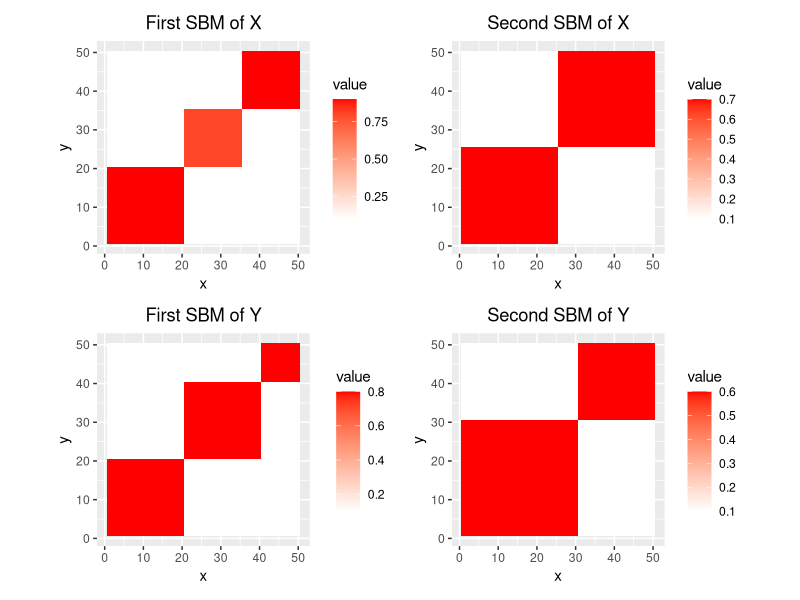

R code for this plot: (Note: this script raises an error after producing the figure.)
## ---- chunk 1
knitr::opts_chunk$set(warning = FALSE, message = FALSE) 
## ---- chunk 2
library(ggplot2)
library(cowplot)
library(patchwork)
library(pracma)
library(reshape)
## ---- chunk 3
# connection probability, easy case
# B_x2 = matrix(c(0.6, 0.01, 0.01, 0.01, 0.6, 0.01, 0.01, 0.01, 0.6), nrow = 3, ncol = 3, byrow = T)
# B_x1 = matrix(c(0.9, 0.01, 0.01, 0.01, 0.01, 0.9, 0.01, 0.01, 0.01, 0.01, 0.9, 0.01, 0.01, 0.01, 0.01, 0.9), nrow = 4, ncol = 4, byrow = T)
# B_x2 = matrix(c(0.5, 0.05, 0.05, 0.05, 0.5, 0.05, 0.05, 0.05, 0.5), nrow = 3, ncol = 3, byrow = T)
B_x2 = matrix(c(0.7, 0.1, 0.1, 0.7), nrow = 2, ncol = 2, byrow = T)
B_x1 = matrix(c(0.9, 0.1, 0.1, 0.1, 0.8, 0.1, 0.1, 0.1, 0.9), nrow = 3, ncol = 3, byrow = T)
B_y2 = matrix(c(0.6, 0.1, 0.1, 0.6), nrow = 2, ncol = 2, byrow = T)
B_y1 = matrix(c(0.8, 0.1, 0.1, 0.1, 0.8, 0.1, 0.1, 0.1, 0.8), nrow = 3, ncol = 3, byrow = T)

# medium, rank = (3, 2)
p = 50
q = 50
N = 200
r1 = c(3, 2)
r = c(3, 2)
theta_x1 = matrix(0, nrow = p, ncol = r1[1])
theta_x2 = matrix(0, nrow = p, ncol = r1[2])
theta_y1 = matrix(0, nrow = q, ncol = r[1])
theta_y2 = matrix(0, nrow = q, ncol = r[2])

set.seed(10)
clu_x1 = c(rep(1, 0.4*p), rep(2, 0.3*p), rep(3, 0.3*p))
clu_x2 = c(rep(1, 0.5*p), rep(2, 0.5*p))
clu_y1 = c(rep(1, 0.4*q), rep(2, 0.4*q), rep(3, 0.2*q))
clu_y2 = c(rep(1, 0.6*q), rep(2, 0.4*q))

for (i in 1:p){
  theta_x1[i, clu_x1[i]] = 1
  theta_x2[i, clu_x2[i]] = 1
}
for (i in 1:q){
  theta_y1[i, clu_y1[i]] = 1
  theta_y2[i, clu_y2[i]] = 1
}

# first layer of X
px1 = theta_x1%*%B_x1%*%t(theta_x1)
svd_x1 = svd(px1)
D_x1 = diag(svd_x1$d[1:3])
p_x1 = svd_x1$u[, 1:3]%*%D_x1%*%t(svd_x1$u[, 1:3])

colnames(p_x1) <- paste(1:p)
rownames(p_x1) <- paste(1:p)
df_x1 <- melt(p_x1)
colnames(df_x1) <- c("x", "y", "value")
plot_p_x1 = ggplot(df_x1, aes(x = x, y = y, fill = value)) + geom_tile() + scale_fill_gradient(low = "white", high = "red") + coord_fixed() + ggtitle("First SBM of X") + theme(plot.title = element_text(hjust = 0.5))

# second layer of X
px2 = theta_x2%*%B_x2%*%t(theta_x2)
svd_x2 = svd(px2)
D_x2 = diag(svd_x2$d[1:2])
p_x2 = svd_x2$u[, 1:2]%*%D_x2%*%t(svd_x2$u[, 1:2])

colnames(p_x2) <- paste(1:p)
rownames(p_x2) <- paste(1:p)
df_x2 <- melt(p_x2)
colnames(df_x2) <- c("x", "y", "value")
plot_p_x2 = ggplot(df_x2, aes(x = x, y = y, fill = value)) + geom_tile() + scale_fill_gradient(low = "white", high = "red") + coord_fixed() + ggtitle("Second SBM of X") + theme(plot.title = element_text(hjust = 0.5))

# first layer of Y
py1 = theta_y1%*%B_y1%*%t(theta_y1) #- diag(diag(theta_y1%*%B_y1%*%t(theta_y1)))
svd_y1 = svd(py1)
D_y1 = diag(svd_y1$d[1:3])
p_y1 = svd_y1$u[, 1:3]%*%D_y1%*%t(svd_y1$u[, 1:3])

colnames(p_y1) <- paste(1:q)
rownames(p_y1) <- paste(1:q)
df_y1 <- melt(p_y1)
colnames(df_y1) <- c("x", "y", "value")
plot_p_y1 = ggplot(df_y1, aes(x = x, y = y, fill = value)) + geom_tile() + scale_fill_gradient(low = "white", high = "red") + coord_fixed() + ggtitle("First SBM of Y") + theme(plot.title = element_text(hjust = 0.5))

# second layer of Y
py2 = theta_y2%*%B_y2%*%t(theta_y2) #- diag(diag(theta_y2%*%B_y2%*%t(theta_y2)))
svd_y2 = svd(py2)
D_y2 = diag(svd_y2$d[1:2])
p_y2 = svd_y2$u[, 1:2]%*%D_y2%*%t(svd_y2$u[, 1:2])

colnames(p_y2) <- paste(1:q)
rownames(p_y2) <- paste(1:q)
df_y2 <- melt(p_y2)
colnames(df_y2) <- c("x", "y", "value")
plot_p_y2 = ggplot(df_y2, aes(x = x, y = y, fill = value)) + geom_tile() + scale_fill_gradient(low = "white", high = "red") + coord_fixed() + ggtitle("Second SBM of Y") + theme(plot.title = element_text(hjust = 0.5))

plot_p_x1 + plot_p_x2 + plot_p_y1 + plot_p_y2

# export the parameter matrix
write.csv(px1, "/Users/jiamingliu/Desktop/section 4/network_data/case1/px1.csv")
write.csv(px2, "/Users/jiamingliu/Desktop/section 4/network_data/case1/px2.csv")
write.csv(py1, "/Users/jiamingliu/Desktop/section 4/network_data/case1/py1.csv")
write.csv(py2, "/Users/jiamingliu/Desktop/section 4/network_data/case1/py2.csv")


# r_1 = qr(svd_x1$u[, 1:3])$rank # rank of V1
# r_2 = qr(svd_x2$u[, 1:2])$rank # rank of V2
# r_12 = qr(cbind(svd_x1$u[, 1:3], svd_x2$u[, 1:2]))$rank # rank of [V1, V2]
# 
# print(c(r_1, r_2, r_12))
